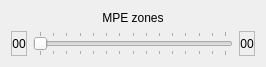
<?xml version="1.0" encoding="UTF-8"?>
<ui version="4.0">
 <class>MPEZoneChooser</class>
 <widget class="QWidget" name="MPEZoneChooser">
  <property name="geometry">
   <rect>
    <x>0</x>
    <y>0</y>
    <width>264</width>
    <height>65</height>
   </rect>
  </property>
  <property name="windowTitle">
   <string>Form</string>
  </property>
  <layout class="QVBoxLayout" name="verticalLayout">
   <item>
    <widget class="QLabel" name="label">
     <property name="text">
      <string>MPE zones</string>
     </property>
     <property name="alignment">
      <set>Qt::AlignCenter</set>
     </property>
    </widget>
   </item>
   <item>
    <layout class="QHBoxLayout" name="horizontalLayout">
     <item>
      <widget class="QLabel" name="lowerZoneLabel">
       <property name="frameShape">
        <enum>QFrame::StyledPanel</enum>
       </property>
       <property name="text">
        <string>00</string>
       </property>
       <property name="alignment">
        <set>Qt::AlignCenter</set>
       </property>
      </widget>
     </item>
     <item>
      <widget class="QSlider" name="horizontalSlider">
       <property name="minimumSize">
        <size>
         <width>200</width>
         <height>0</height>
        </size>
       </property>
       <property name="maximum">
        <number>14</number>
       </property>
       <property name="orientation">
        <enum>Qt::Horizontal</enum>
       </property>
       <property name="tickPosition">
        <enum>QSlider::TicksBothSides</enum>
       </property>
      </widget>
     </item>
     <item>
      <widget class="QLabel" name="upperZoneLabel">
       <property name="frameShape">
        <enum>QFrame::StyledPanel</enum>
       </property>
       <property name="text">
        <string>00</string>
       </property>
       <property name="alignment">
        <set>Qt::AlignCenter</set>
       </property>
      </widget>
     </item>
    </layout>
   </item>
  </layout>
 </widget>
 <resources/>
 <connections/>
</ui>
